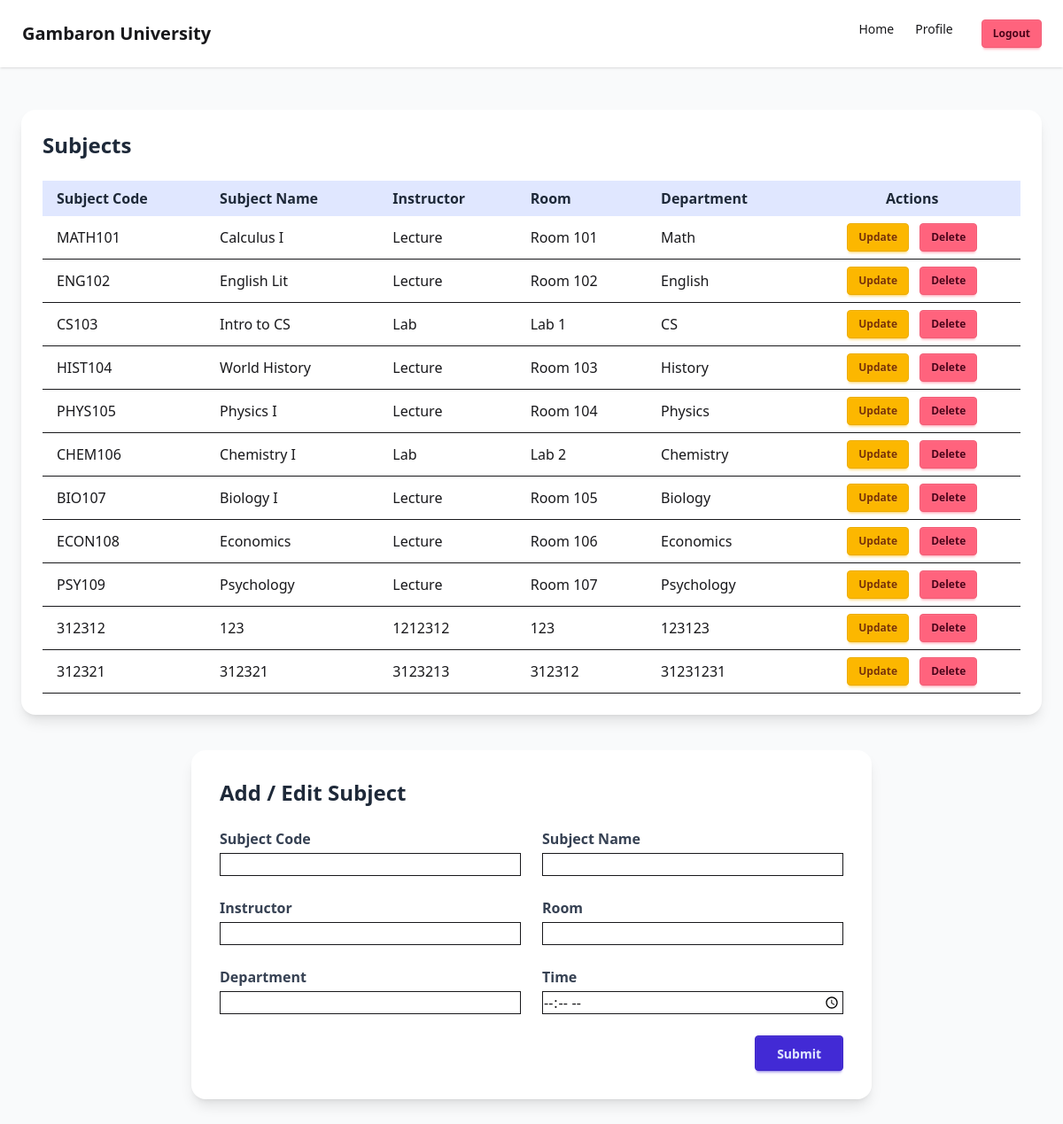
/subjects/, run on the app's committed database.
### online_enrollment/models.py (models this page shows, shortened)
class Subjects(models.Model):
    subject_code = models.CharField(max_length=100)
    subject_name = models.CharField(max_length=100)
    instruction = models.CharField(max_length=100)
    room = models.CharField(max_length=100)
    department = models.CharField(max_length=100)
    time = models.TimeField()  # make sure this exists

### online_enrollment/views.py (the view)
# urls.py: path('subjects/', views.SubjectsView, name="subjects"),
def SubjectsView(request):
    subjects_data = Subjects.objects.all()
    if request.method == 'POST':
        form = SubjectsForm(request.POST)
        print(form)
        if form.is_valid():
            print("tite")
            form.save()
    else:
        form = SubjectsForm()
    return render(request, 'subjects/subjects.html', {
        "subjects": subjects_data,
        "form": form
    })

### online_enrollment/forms.py
class SubjectsForm(forms.ModelForm):
    class Meta:
        model = Subjects
        fields = '__all__'
        widgets = {
            'time': forms.TimeInput(attrs={'type': 'time'}),
        }

### online_enrollment/templates/subjects/subjects.html (shortened to what this page needs)
{% extends "base.html" %}
{% block content %}
<section class="min-h-screen bg-gray-50 px-4 py-12 flex flex-col items-center space-y-10">
    <div class="w-full max-w-6xl bg-white rounded-2xl shadow-lg p-6">
        <h1 class="text-2xl font-bold text-gray-800 mb-6">Subjects</h1>
        <div class="overflow-x-auto">
            <table class="table-auto w-full border-collapse">
                <thead>
                    <tr class="bg-indigo-100 text-gray-800">
                        <th class="px-4 py-2 text-left">Subject Code</th>
                        <th class="px-4 py-2 text-left">Subject Name</th>
                        <th class="px-4 py-2 text-left">Instructor</th>
                        <th class="px-4 py-2 text-left">Room</th>
                        <th class="px-4 py-2 text-left">Department</th>
                        <th class="px-4 py-2 text-center">Actions</th>
                    </tr>
                </thead>
                <tbody>
                    {% for subject in subjects %}
                    <tr class="border-b hover:bg-gray-50">
                        <td class="px-4 py-2">{{ subject.subject_code }}</td>
                        <td class="px-4 py-2">{{ subject.subject_name }}</td>
                        <td class="px-4 py-2">{{ subject.instruction }}</td>
                        <td class="px-4 py-2">{{ subject.room }}</td>
                        <td class="px-4 py-2">{{ subject.department }}</td>
                        <td class="px-4 py-2 text-center space-x-2">
                            <a href="{% url 'update_subject' subject.pk %}" class="btn btn-warning btn-sm">Update</a>
                            <a href="{% url 'delete_subject' subject.pk %}" class="btn btn-error btn-sm">Delete</a>
                        </td>
                    </tr>
                    {% empty %}
                    <tr>
                        <td colspan="6" class="text-center text-gray-500 py-4">No subjects available.</td>
                    </tr>
                    {% endfor %}
                </tbody>
            </table>
        </div>
    </div>
    <div class="w-full max-w-3xl bg-white rounded-2xl shadow-lg p-8">
        <h2 class="text-2xl font-bold text-gray-800 mb-6">Add / Edit Subject</h2>
        <form method="POST" class="grid grid-cols-1 md:grid-cols-2 gap-6">
            <div class="flex flex-col">
                <label for="{{ form.subject_code.id_for_label }}" class="font-semibold text-gray-700 mb-1">Subject Code</label>
                {{ form.subject_code }}
            </div>
            <div class="flex flex-col">
                <label for="{{ form.subject_name.id_for_label }}" class="font-semibold text-gray-700 mb-1">Subject Name</label>
                {{ form.subject_name }}
            </div>
            <div class="flex flex-col">
                <label for="{{ form.instruction.id_for_label }}" class="font-semibold text-gray-700 mb-1">Instructor</label>
                {{ form.instruction }}
            </div>
            <div class="flex flex-col">
                <label for="{{ form.room.id_for_label }}" class="font-semibold text-gray-700 mb-1">Room</label>
                {{ form.room }}
            </div>
            <div class="flex flex-col">
                <label for="{{ form.department.id_for_label }}" class="font-semibold text-gray-700 mb-1">Department</label>
                {{ form.department }}
            </div>
            <div class="flex flex-col">
                <label for="{{ form.time.id_for_label }}" class="font-semibold text-gray-700 mb-1">Time</label>
                {{ form.time }}
            </div>
            <div class="md:col-span-2 flex justify-end">
                <button type="submit" class="btn btn-primary px-6 py-2 font-semibold">Submit</button>
            </div>
        </form>
    </div>
</section>
{% endblock %}

### data on the page
Subjects: subject_code "MATH101", subject_name "Calculus I", instruction "Lecture", room "Room 101", department "Math"
Subjects: subject_code "ENG102", subject_name "English Lit", instruction "Lecture", room "Room 102", department "English"
Subjects: subject_code "CS103", subject_name "Intro to CS", instruction "Lab", room "Lab 1", department "CS"
Subjects: subject_code "HIST104", subject_name "World History", instruction "Lecture", room "Room 103", department "History"
Subjects: subject_code "PHYS105", subject_name "Physics I", instruction "Lecture", room "Room 104", department "Physics"
Subjects: subject_code "CHEM106", subject_name "Chemistry I", instruction "Lab", room "Lab 2", department "Chemistry"
Subjects: subject_code "BIO107", subject_name "Biology I", instruction "Lecture", room "Room 105", department "Biology"
Subjects: subject_code "ECON108", subject_name "Economics", instruction "Lecture", room "Room 106", department "Economics"
Subjects: subject_code "PSY109", subject_name "Psychology", instruction "Lecture", room "Room 107", department "Psychology"
Subjects: subject_code "312312", subject_name "123", instruction "1212312", room "123", department "123123"
Subjects: subject_code "312321", subject_name "312321", instruction "3123213", room "312312", department "31231231"
